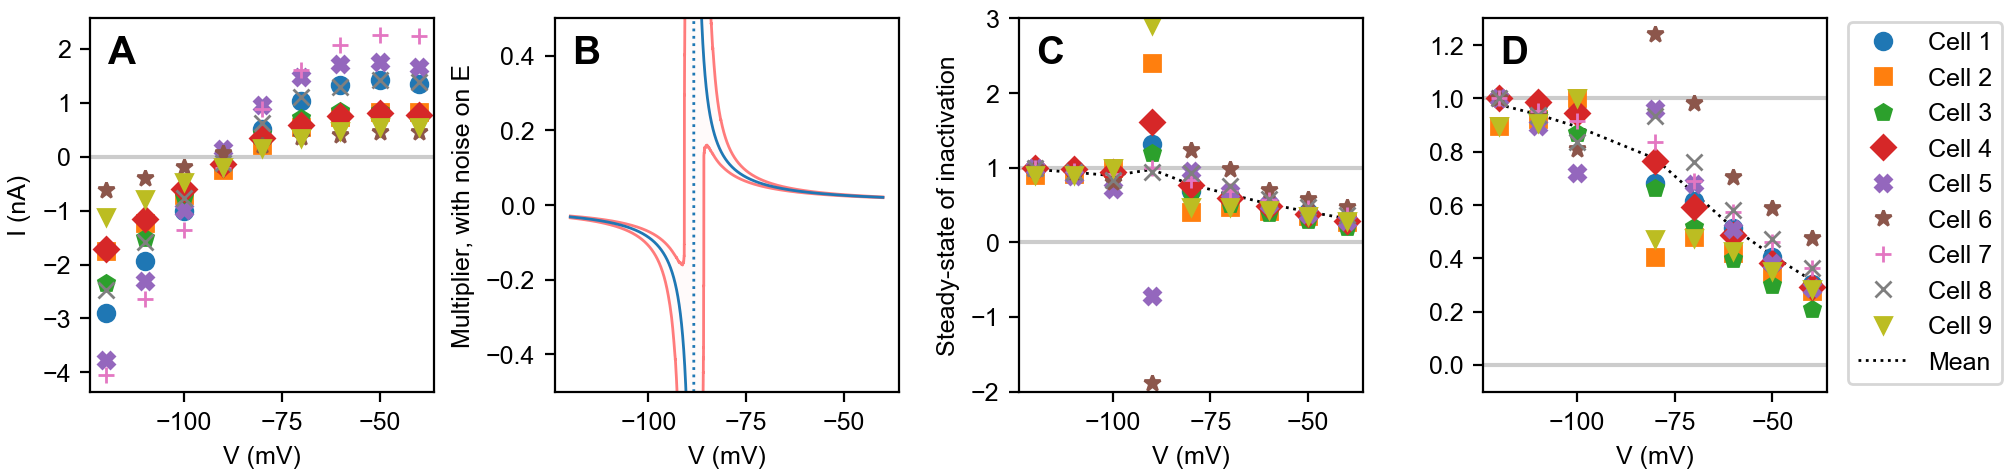

Here is the Python script that generated this plot:
#!/usr/bin/env python3
#
# Figure: One over (V - E) issues
#
from __future__ import division
from __future__ import print_function
import os
import sys
import numpy as np
import myokit
import matplotlib
import matplotlib.pyplot as plt
from matplotlib.gridspec import GridSpec
from matplotlib.gridspec import GridSpecFromSubplotSpec as SubGridSpec

# Load project modules
sys.path.append(os.path.abspath(os.path.join('..', '..', 'python')))
import cells
import data
import plots
import sumstat

# Get filename
base = os.path.splitext(os.path.basename(__file__))[0]

# Set font
font = {'family': 'arial', 'size': 9}
matplotlib.rc('font', **font)

# Matplotlib figure sizes are in inches
def mm(*size):
    return tuple(x / 25.4 * 1.5 for x in size)

# Create figure
#fig = plt.figure(figsize=mm(82, 82), dpi=200)
#grid = GridSpec(2, 2, wspace=0.35, hspace=0.35)
fig = plt.figure(figsize=mm(170, 40), dpi=200)
fig.subplots_adjust(0.045, 0.17, 0.91, 0.96)

grid = GridSpec(1, 4, wspace=0.35)

legend_location = [1.06, 0.02]

# Add panels
ax0 = fig.add_subplot(grid[0, 0])
ax0.set_xlabel('V (mV)')
ax0.set_ylabel('I (nA)')
ax1 = fig.add_subplot(grid[0, 1])
ax1.set_xlabel('V (mV)')
ax1.set_ylabel('Multiplier, with noise on E')
ax2 = fig.add_subplot(grid[0, 2])
ax2.set_xlabel('V (mV)')
ax2.set_ylabel('Steady-state of inactivation')
ax3 = fig.add_subplot(grid[0, 3])
ax3.set_xlabel('V (mV)')
#ax3.set_ylabel('Steady-state of inactivation')


# Plot all data
ri_mean1 = []
ri_mean2 = []
ri_v1 = None
ri_v2 = None
for i in range(9):
    cell = i + 1
    marker = plots.cell_markers[i]
    label = 'Cell ' + str(cell)
    pr5 = data.load(cell, 5)

    iv = sumstat.iv_curve(cell, pr5)
    if i == 0:
        ax0.axhline(0, color='k', alpha=0.2)
    ax0.plot(iv[0], iv[1], marker, label=label)

    ri = sumstat.steady_state_inactivation_pr5(
        cell, pr5, include_minus_90=True)
    ri_mean1.append(ri[1])
    if i == 0:
        ri_v1 = ri[0]
        ax2.axhline(0, color='k', alpha=0.2)
        ax2.axhline(1, color='k', alpha=0.2)
    ax2.plot(ri[0], ri[1], marker, label=label)
    ax2.set_ylim(-2, 3)

    ri = sumstat.steady_state_inactivation_pr5(
        cell, pr5, include_minus_90=False)
    ri_mean2.append(ri[1])
    if i == 0:
        ri_v2 = ri[0]
        ax3.axhline(0, color='k', alpha=0.2)
        ax3.axhline(1, color='k', alpha=0.2)
    ax3.plot(ri[0], ri[1], marker, label=label)
    ax3.set_ylim(-0.1, 1.3)

# Plot mean ri
ri_mean1 = np.mean(np.array(ri_mean1), axis=0)
ax2.plot(ri_v1, ri_mean1, 'k:', zorder=0, lw=1, label='Mean')
ri_mean2 = np.mean(np.array(ri_mean2), axis=0)
ax3.plot(ri_v2, ri_mean2, 'k:', zorder=0, lw=1, label='Mean')

if False:
    def boltzmann(v, h, s):
        return 1 / (1 + np.exp(s * (h - v)))

    from scipy.optimize import curve_fit
    popt, pcov = curve_fit(boltzmann, ri_v, ri_mean, [-60, -0.03])
    hr, sr = popt
    v = np.linspace(-120, 0)
    ax2.plot(v, boltzmann(v, hr, sr), 'tab:blue', lw=1, zorder=0)
    ax3.plot(v, boltzmann(v, hr, sr), 'tab:blue', lw=1, zorder=0)


# Plot effect of noise on 1 / (V - E) multiplier
sigma = 2
x = np.random.normal(scale=sigma, size=(1000,))
E = -88.4
dV = 0.01
V = np.arange(-120, -40, dV)
g = np.zeros((len(x), len(V)))
for i, v in enumerate(V):
    g[:, i] = 1 / (v - E + x)
g = np.sort(g, axis=0)
del(v)

V1 = np.arange(-120, E, dV)
V2 = np.array([E - dV, E + dV])
V3 = np.arange(E + dV, -40, dV)

ax1.plot(V, g[100,:], 'r', lw=1, alpha=0.5)
ax1.plot(V, g[900,:], 'r', lw=1, alpha=0.5)
ax1.fill_between(V, g[100,:], g[900,:], color='r', alpha=0.02)
ax1.plot(V1, 1 / (V1 - E), color='tab:blue', lw=1)
ax1.plot(V2, 1 / (V2 - E), ':', color='tab:blue', lw=1)
ax1.plot(V3, 1 / (V3 - E), color='tab:blue', lw=1)
ax1.set_ylim(-0.5, 0.5)
#ax2.legend()

# Add labels to panels
font = {'weight': 'bold', 'fontsize': 14}
ax0.text(0.05, 0.88, 'A', font, transform=ax0.transAxes)
ax1.text(0.05, 0.88, 'B', font, transform=ax1.transAxes)
ax2.text(0.05, 0.88, 'C', font, transform=ax2.transAxes)
ax3.text(0.05, 0.88, 'D', font, transform=ax3.transAxes)

# Add legend
ax3.legend(loc=legend_location)

# Store
fig.savefig(base + '.png')
fig.savefig(base + '.pdf')
